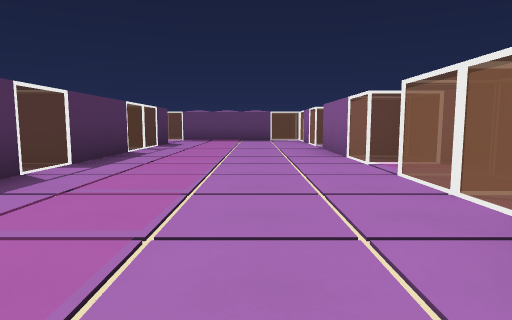
view 1 (above)

24 first-person views from a walk through a 3-D level made in the Godot game engine. The camera is 1.2 m above the floor, tilts 6° down and sees 75° across. The floor is counted in squares, 2.29 m on a side. Each view is taken from the middle of a square. On the plan, view 1 faces up. The plan holds only what a view shows up to about 9 squares ahead; the rest is blank. The place goes on beyond the plan. Flat picture figures and markers are left out. Characters and animated objects are not drawn. Door leaves are left out where a doorway can be walked through.

view 2
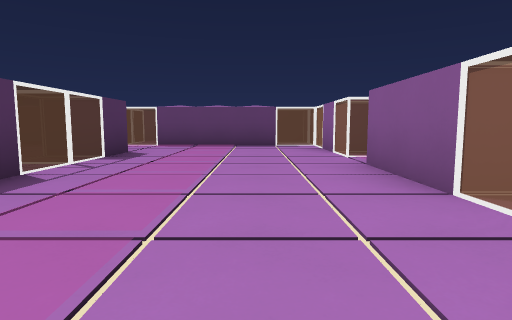

view 3
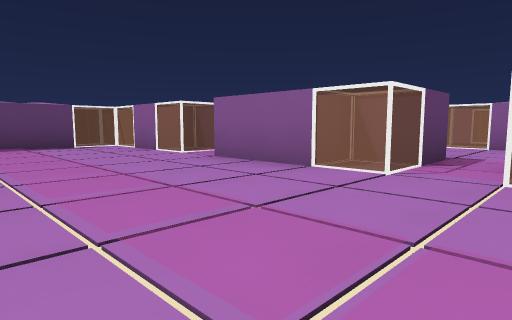

view 4
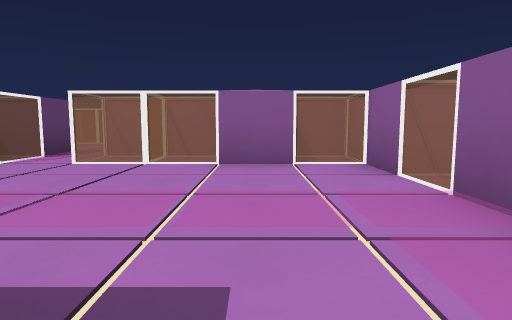

view 5
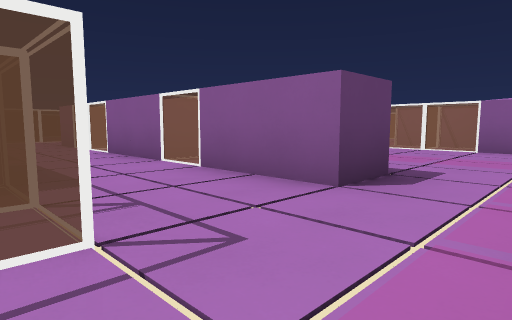

view 6
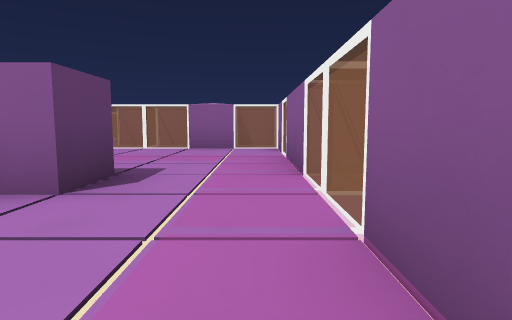

view 7
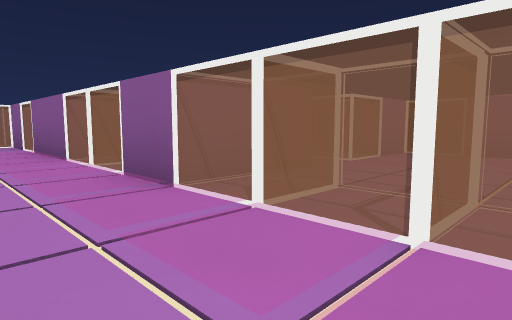

view 8
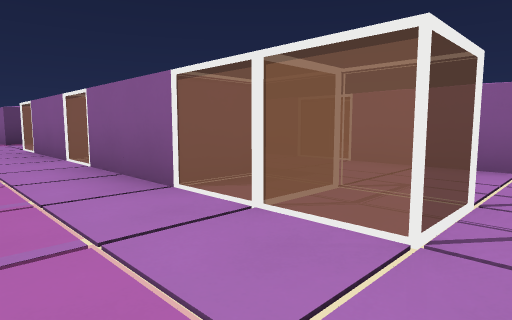

view 9
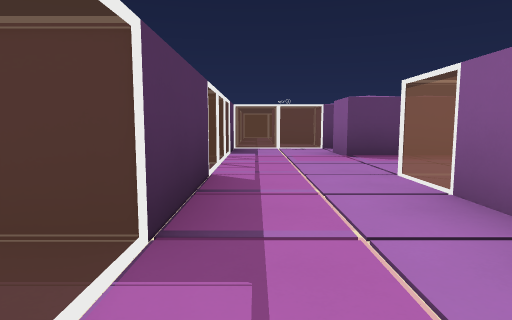

view 10
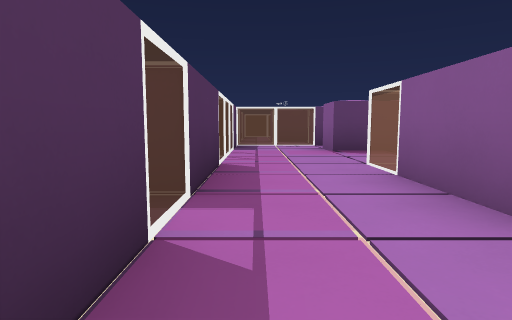

view 11
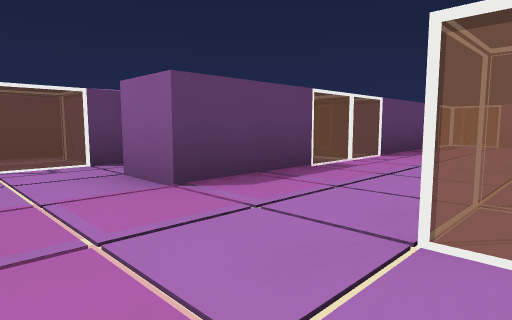

view 12
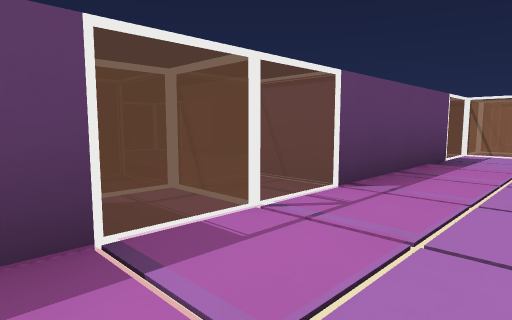

view 13
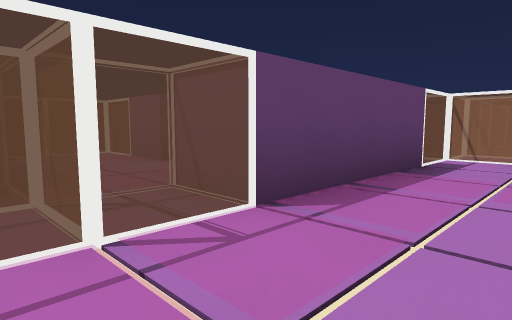

view 14
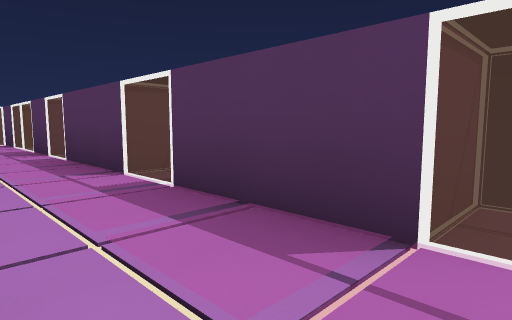

view 15
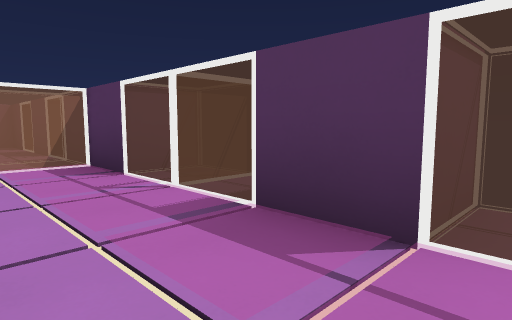

view 16
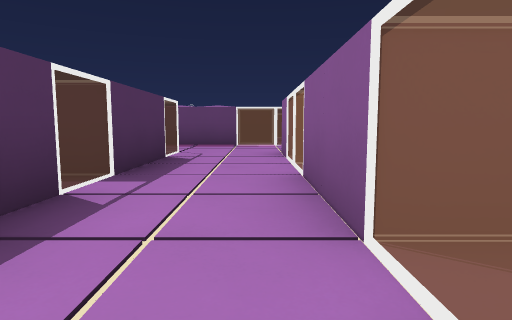

view 17
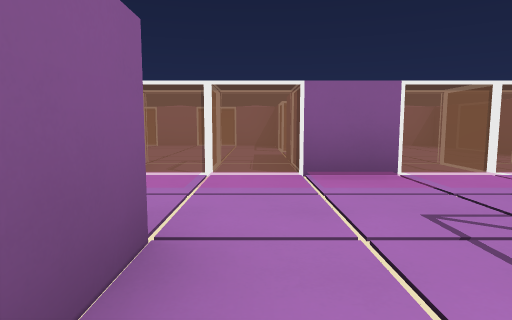

view 18
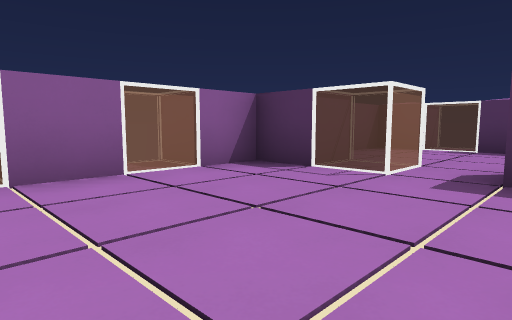

view 19
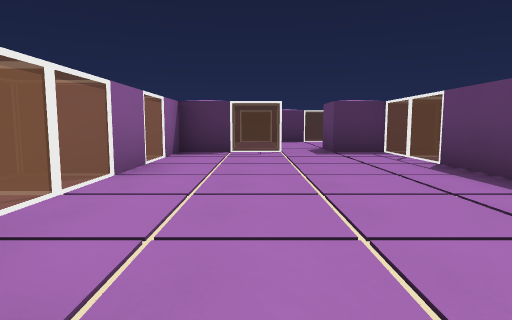

view 20
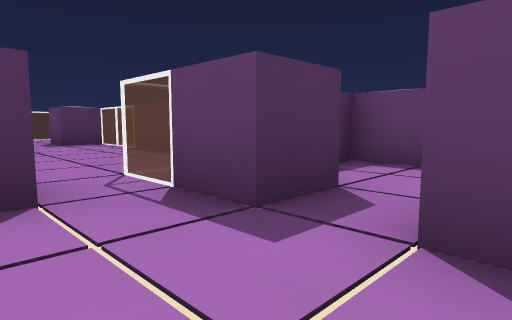

view 21
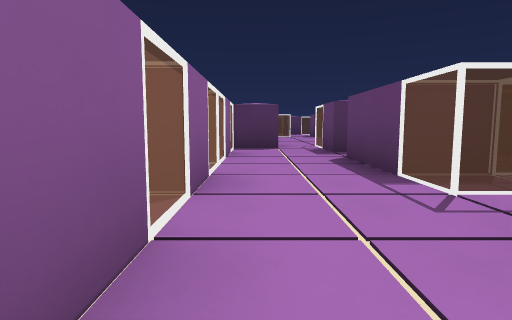

view 22
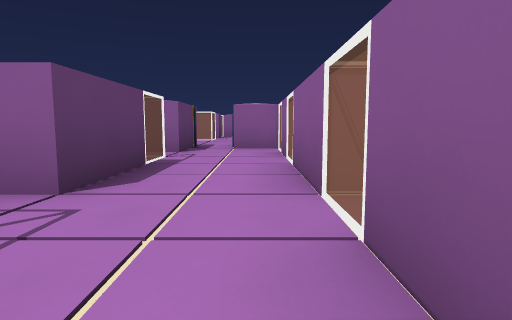

view 23
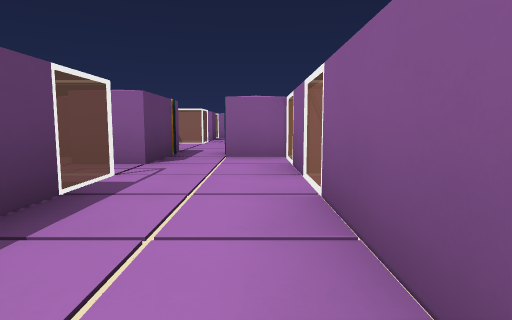

view 24
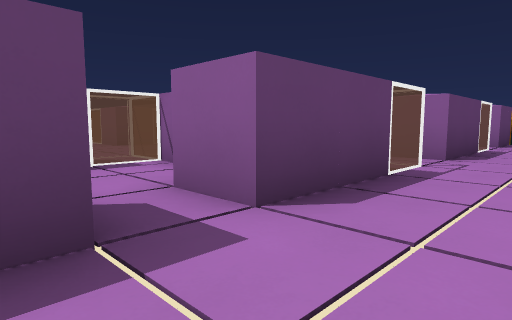

### Floor plan
Key: @ floor where view 1 was taken; # wall or solid block; . floor; D open door; T thing the floor can be seen under or through.
Columns run from 9 left of view 1 to 17 right of it. Each row starts with its distance up from view 1.
 20       ###
 19       #.
 18       ..#
 17       ###
 16   ##  ..#
 15 #...  ..#
 14 #### #...
 13 #..D #..#
 12 #..##############
 11 #..........##...
 10 #..........##
  9 #..#..#....##
  8 #..#..#.....
  7 #..#..#....#
  6 #..#..#....##
  5 #..#..#....##...#
  4 #..#..#.........#
  3 #..#..#....##  ..
  2 #..#..#....## ...
  1 #..........## ..
  0 #........@.#####
 -1 #TTTTTTTT###...#
 -2 #...T..... #...#.     .#
 -3 #..........##.###.###.## ..
 -4 #...#..................D...
 -5 #...#......#...........#
 -6 #########  ##############

Where each view was taken, in squares from view 1:
view 1: 0 up, 0 right, facing up
view 2: 3 up, 0 right, facing up
view 3: 3 up, 2 left, facing up-right
view 4: 1 up, 3 left, facing right
view 5: 0 up, 6 left, facing up-right
view 6: 0 up, 6 left, facing right
view 7: 1 up, 8 left, facing down-right
view 8: 1 up, 8 left, facing up-right
view 9: 6 up, 8 left, facing up
view 10: 5 up, 8 left, facing up
view 11: 9 up, 8 left, facing up-right
view 12: 10 up, 5 left, facing up-right
view 13: 10 up, 4 left, facing up-right
view 14: 10 up, 7 left, facing down-left
view 15: 4 up, 7 left, facing down-left
view 16: 3 up, 4 left, facing up
view 17: 3 up, 4 left, facing down
view 18: 2 down, 1 left, facing down-left
view 19: 4 down, 2 right, facing left
view 20: 5 down, 5 right, facing up-left
view 21: 5 down, 10 right, facing left
view 22: 5 down, 6 right, facing right
view 23: 5 down, 8 right, facing right
view 24: 5 down, 3 right, facing up-right
